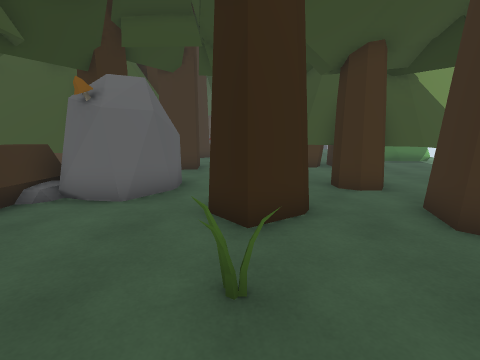
[1] (above)

24 first-person views from a walk through a Unity game level. The camera is 1.5 m above the floor, tilts 10° down and sees 85° across. The floor is counted in squares, 1 m on a side. Each view is taken from the middle of a square. On the plan, view 1 faces up. The plan holds only what a view shows up to about 14 squares ahead; the rest is blank. The place goes on beyond the plan.

[2]
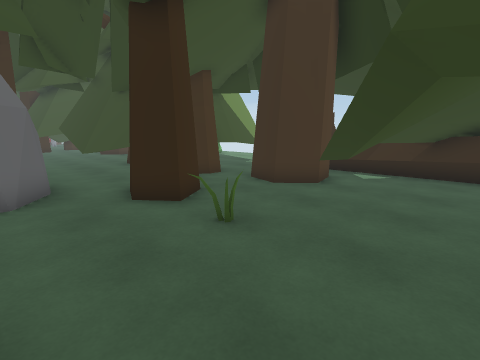

[3]
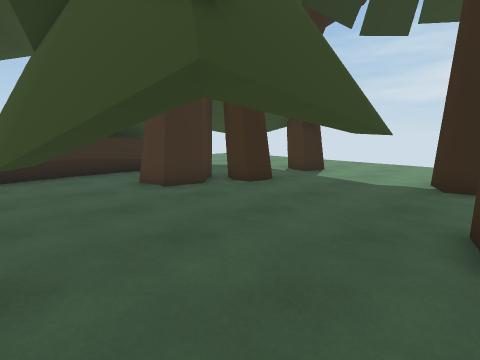

[4]
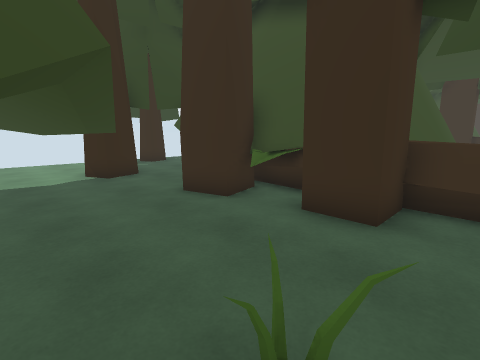

[5]
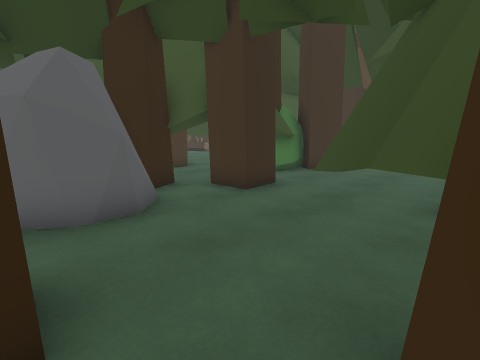

[6]
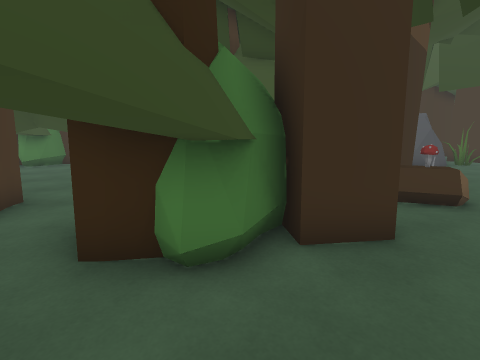

[7]
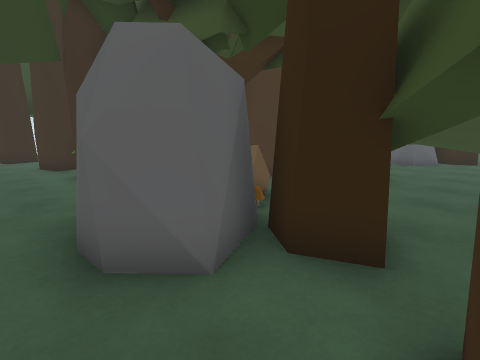

[8]
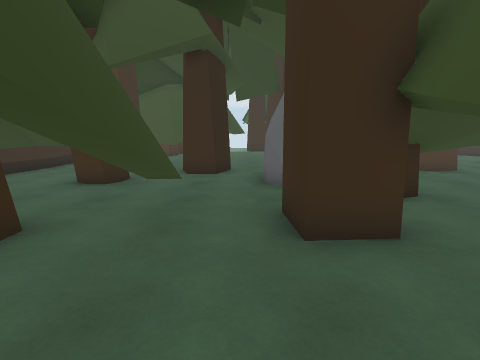

[9]
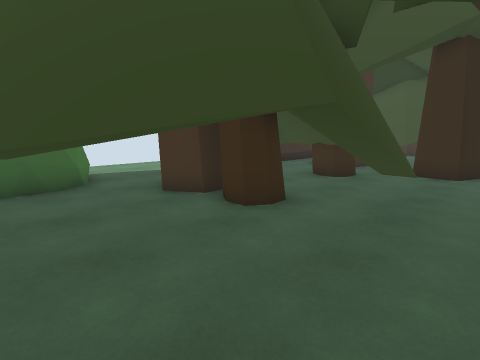

[10]
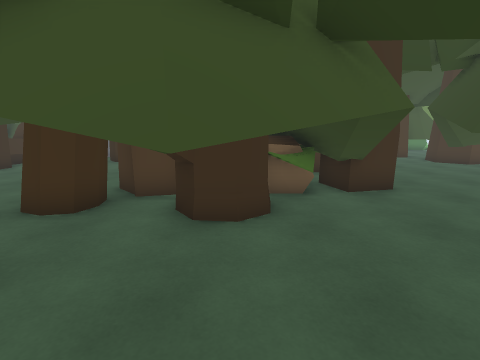

[11]
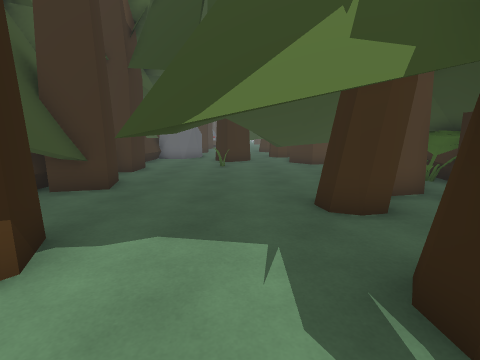

[12]
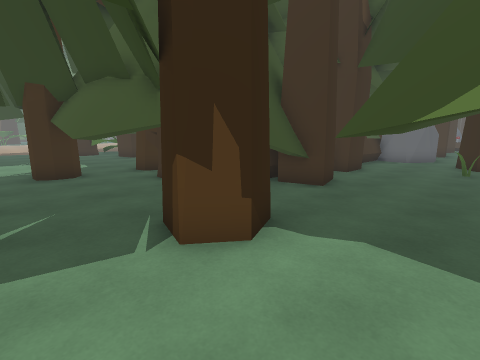

[13]
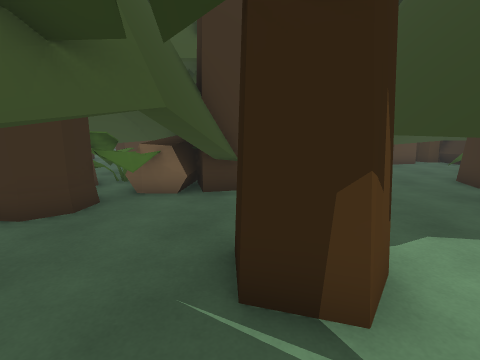

[14]
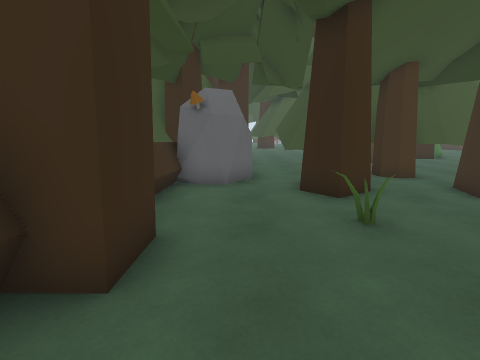

[15]
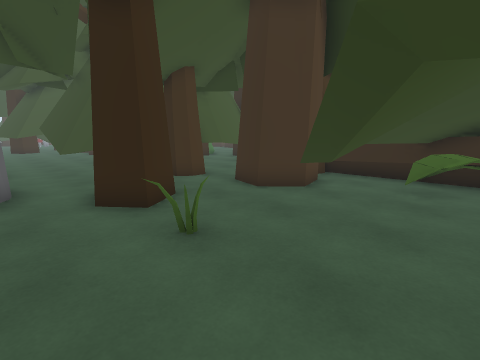

[16]
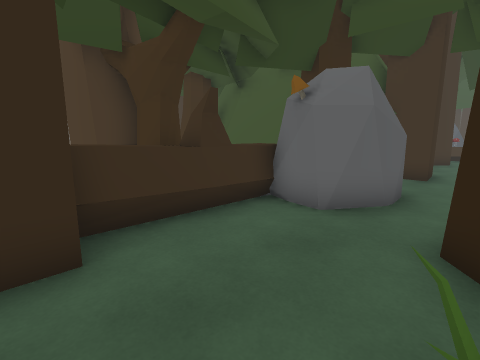

[17]
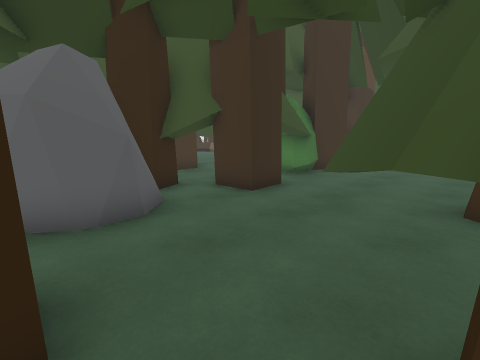

[18]
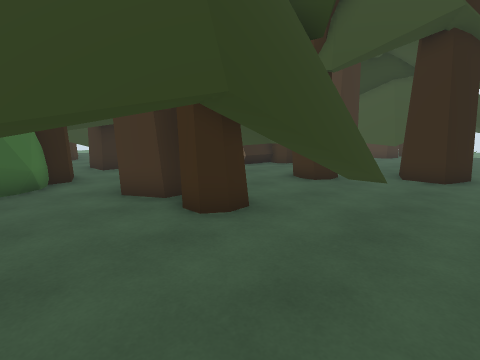

[19]
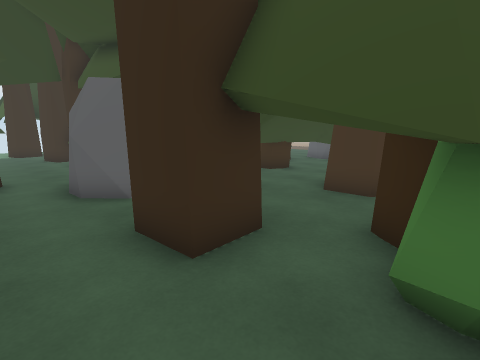

[20]
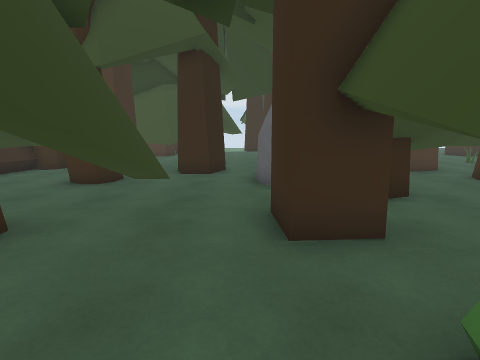

[21]
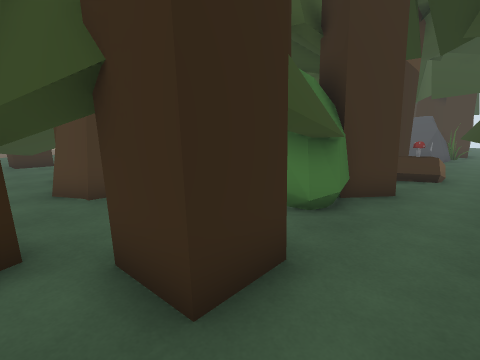

[22]
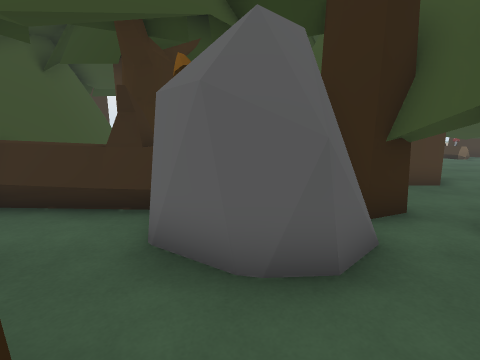

[23]
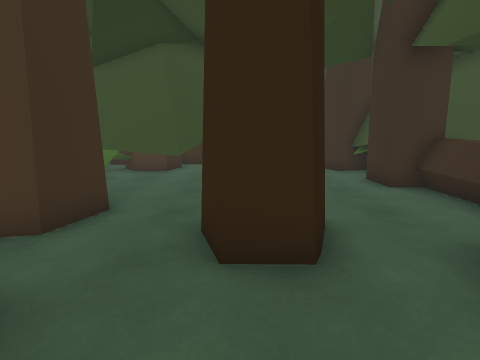

[24]
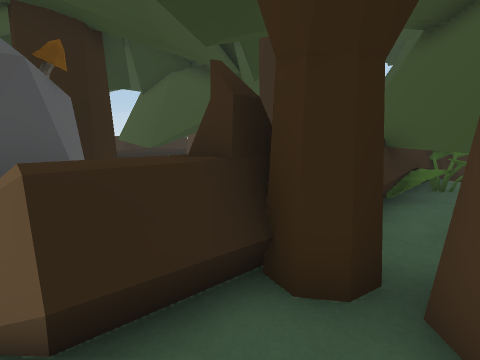

### Floor plan
Key: @ floor where view 1 was taken; # wall or solid block; x gap in a wall; . floor; = window, fence, low wall or low ledge; ^ raised ledge; T tree; R rock; B bush; S stump; O other object.
Columns run from 27 left of view 1 to 12 right of it. Each row starts with its distance up from view 1.
 17   TT     TTT...        TTT...TT...B
 16   T..   TTT...TT....BT TT...TT....BT
 15         TTBB..T.....BBTTB.........BB
 14          TBT.T....##. TTT..T.........
 13       # ......T ####T......TT.### ......
 12  T##### ..TT..TT####T...TT.TT ##  ......
 11  TT  TT...TT..TT   T....TT.TTT.. ... ...
 10   T.....TTT...TT.....TTT....TT.....T
  9  .TTT..TTTR....TTT .TTTTR....TTT..T
  8  ..##TTT  RR....##TTTTORRR....##TTT
  7    ##..  RRR....##...xORRR....##...^
  6 T  ...  ^#RR.T#......=^RR..T#......^
  5 TT..TT ###...T#..TTT###....TT..TT..#
  4 T...TT##^=...T...T T## ....T...T  .^
  3 ....TTT ^=........TT=^=........TT..^
  2 O..TTTT ^#...O..TTTT ^#....O..TTTT.^
  1  TTTT TT TT....TTT.TT^#T....TTTT.TT^
  0      OO ##.........OO##....@.......#
 -1       O #T.........OO#TO..........=#
 -2      TT #TT......#TTO#TTT......#T.=#T
 -3        O#TT.T....##TO#TTT.T....#  ==T
 -4        SOTT.T...###SSOTT..T...##.
 -5 ...##SSS.T..T...##.SS.T...T...# ..
 -6 .........T...T........T...T....  ..
 -7  .......T.TT.T.......T..TT.T....  .T
 -8    #xTTT..TT....# TTT...TT....#xT
 -9    ...........       ... .....
-10    .......... .     ...  ......
-11        TT           TT   ......
-12        T             T   ......

Positions as (right, up) in squares from view 1, and headings:
1: (0, 0), facing up
2: (-3, -1), facing up-right
3: (-3, 2), facing down-right
4: (1, 3), facing down-left
5: (3, 6), facing up-left
6: (-1, 13), facing up-left
7: (-1, 11), facing down-left
8: (-1, 16), facing down
9: (-1, 17), facing down-right
10: (-7, -10), facing up
11: (-13, -10), facing up
12: (-13, -10), facing up-left
13: (-17, -10), facing up
14: (-16, -2), facing up
15: (-16, -1), facing up-right
16: (-14, 1), facing up-left
17: (-11, 6), facing up-left
18: (-15, 16), facing down-right
19: (-14, 15), facing down-left
20: (-15, 16), facing down
21: (-14, 10), facing up-left
22: (-13, 7), facing left
23: (-13, 9), facing down
24: (-8, 7), facing down-right
